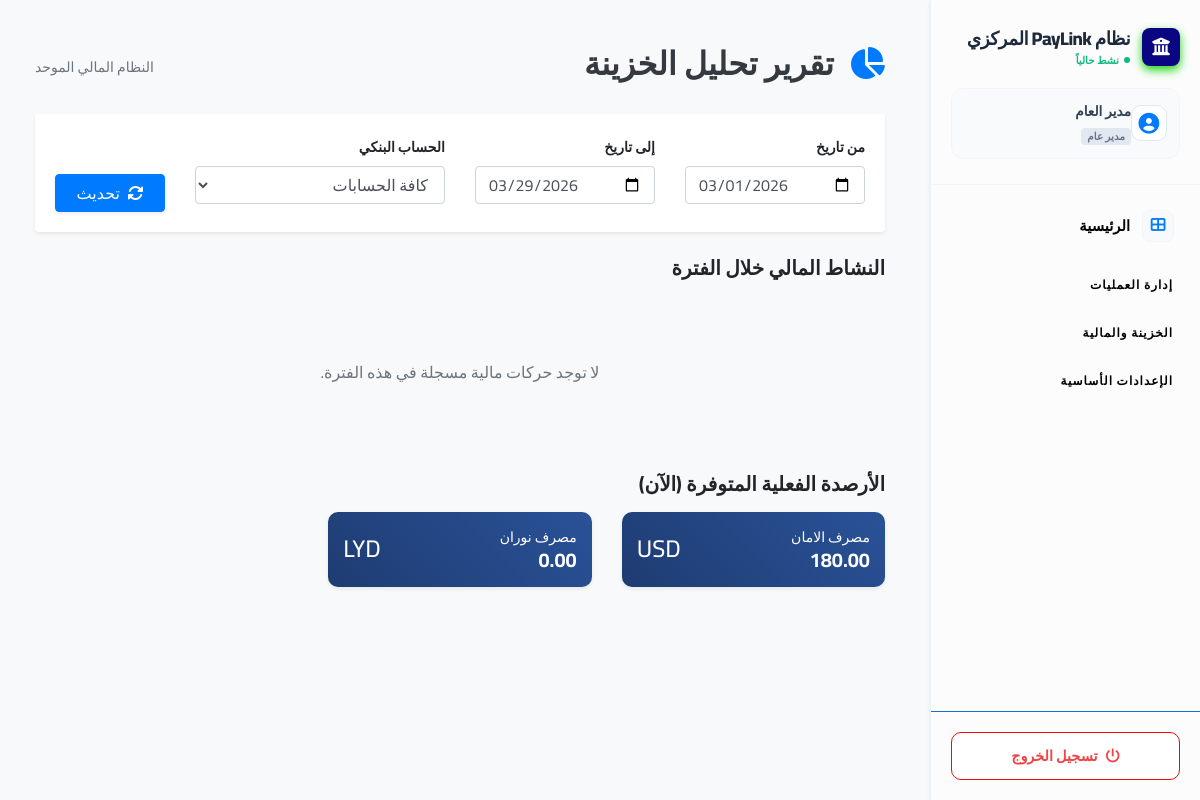
The page /bank_reports.php (signed in) on the database its author committed.
### tables this page shows
CREATE TABLE `company_bank_accounts` (
  `id` int(11) NOT NULL,
  `bank_name` varchar(100) NOT NULL COMMENT 'اسم المصرف',
  `account_number` varchar(50) NOT NULL COMMENT 'رقم الحساب البنكي للشركة',
  `currency_id` int(11) NOT NULL COMMENT 'ربط بجدول currencies لتحديد العملة',
  `branch_id` int(11) DEFAULT 0 COMMENT 'الفرع المسؤول عن هذا الحساب (0 للفرع الرئيسي/الادارة)',
  `current_balance` decimal(15,4) DEFAULT 0.0000 COMMENT 'الرصيد الحالي في هذا الحساب',
  `is_active` tinyint(1) NOT NULL DEFAULT 1,
  `last_updated` timestamp NOT NULL DEFAULT current_timestamp() ON UPDATE current_timestamp()
);

CREATE TABLE `currencies` (
  `id` int(11) NOT NULL,
  `currency_code` varchar(10) NOT NULL,
  `currency_name` varchar(100) NOT NULL,
  `currency_name_ar` varchar(100) NOT NULL,
  `symbol` varchar(10) DEFAULT NULL,
  `is_base_currency` tinyint(1) DEFAULT 0,
  `is_active` tinyint(1) DEFAULT 1,
  `created_at` timestamp NOT NULL DEFAULT current_timestamp(),
  `is_base` tinyint(1) NOT NULL DEFAULT 0
);

### bank_reports.php (the view, shortened to what this page needs)
<?php
require_once 'db_connect.php';
$start_date = $_GET['start_date'] ?? date('Y-m-01');
$end_date = $_GET['end_date'] ?? date('Y-m-d');
$account_filter = $_GET['account_id'] ?? 'all';
$account_details = [];
$grouped_analysis = [];
$acc_sql = "SELECT cba.id, cba.bank_name, cy.currency_code AS currency, cba.current_balance
            FROM company_bank_accounts cba
            JOIN currencies cy ON cba.currency_id = cy.id
            WHERE cba.is_active = 1
            ORDER BY cba.bank_name";
$stmt_acc = $conn->prepare($acc_sql);
$stmt_acc->execute();
$res_acc = $stmt_acc->get_result();
while ($row = $res_acc->fetch_assoc()) {
    $account_details[$row['id']] = $row;
}
include 'header.php';
?>
<div class="container-fluid py-4" dir="rtl">
    <div class="d-flex justify-content-between align-items-center mb-4 flex-wrap">
        <h2 class="text-dark font-weight-bold"><i class="fas fa-chart-pie text-primary ml-2"></i> تقرير تحليل الخزينة</h2>
        <div class="text-muted small">النظام المالي الموحد</div>
    </div>
    <div class="card shadow-sm mb-4 border-0">
        <div class="card-body">
            <form method="GET" class="row align-items-end text-right">
                <div class="col-md-3 col-6 mb-2">
                    <label class="small font-weight-bold">من تاريخ</label>
                    <input type="date" class="form-control" name="start_date" value="<?php echo $start_date; ?>">
                </div>
                <div class="col-md-3 col-6 mb-2">
                    <label class="small font-weight-bold">إلى تاريخ</label>
                    <input type="date" class="form-control" name="end_date" value="<?php echo $end_date; ?>">
                </div>
                <div class="col-md-4 col-12 mb-2">
                    <label class="small font-weight-bold">الحساب البنكي</label>
                    <select class="form-control text-right" name="account_id">
                        <option value="all">كافة الحسابات</option>
                    </select>
                </div>
                <div class="col-md-2 col-12">
                    <button type="submit" class="btn btn-primary btn-block shadow-sm btn-update">
                        <i class="fas fa-sync-alt ml-1"></i> تحديث
                    </button>
                </div>
            </form>
        </div>
    </div>
    <h5 class="mb-3 text-right font-weight-bold">النشاط المالي خلال الفترة</h5>
    <div class="row text-right">
        <?php if (empty($grouped_analysis)): ?>
            <div class="col-12 text-center py-5">
                <p class="text-muted mt-3">لا توجد حركات مالية مسجلة في هذه الفترة.</p>
            </div>
        <?php endif; ?>
    </div>
    <h5 class="mt-4 mb-3 text-right font-weight-bold">الأرصدة الفعلية المتوفرة (الآن)</h5>
    <div class="row text-right">
        <?php foreach ($account_details as $acc): ?>
            <?php if ($account_filter == 'all' || $account_filter == $acc['id']): ?>
                <div class="col-md-4 mb-3">
                    <div class="balance-badge shadow-sm d-flex justify-content-between align-items-center">
                        <div>
                            <div class="small opacity-75"><?php echo htmlspecialchars($acc['bank_name']); ?></div>
                            <div class="h5 mb-0 font-weight-bold"><?php echo number_format($acc['current_balance'], 2); ?></div>
                        </div>
                        <div class="h4 mb-0 opacity-50"><?php echo $acc['currency']; ?></div>
                    </div>
                </div>
            <?php endif; ?>
        <?php endforeach; ?>
    </div>
</div>
<?php
include 'footer.php';
?>

### header.php (style rules this page uses)
:root { --light-bg: #f8f9fa; --primary-color: #007bff; }
body { font-family: 'Cairo', sans-serif; background-color: var(--light-bg); margin: 0; padding: 0; text-align: right; direction: rtl; overflow-x: hidden; }

### sidebar.php (style rules this page uses)
:root { --sb-bg: #ffffff90; --sb-accent: #0a0683; --sb-text: #000000; --sb-title: #000000; --sb-hover: #f8fafc; --sb-active-bg: #eff6ff; }

### bank_reports.php (style rules this page uses)
.balance-badge { background: linear-gradient(45deg, #1e3c72, #2a5298); color: white; border-radius: 10px; padding: 15px; }

### rows shown on the page
company_bank_accounts: bank_name "مصرف الامان", current_balance "180.00", currency.currency_code "USD"
company_bank_accounts: bank_name "مصرف نوران", current_balance "0.00", currency.currency_code "LYD"

### other values the page prints
$display_name "نظام PayLink المركزي"
$user_full_name "مدير العام"
$raw_user_role "مدير عام"
__('Dashboard') "الرئيسية"
__('System Management') "إدارة العمليات"
__('Financial Management') "الخزينة والمالية"
__('System Settings') "الإعدادات الأساسية"
__('Logout') "تسجيل الخروج"
